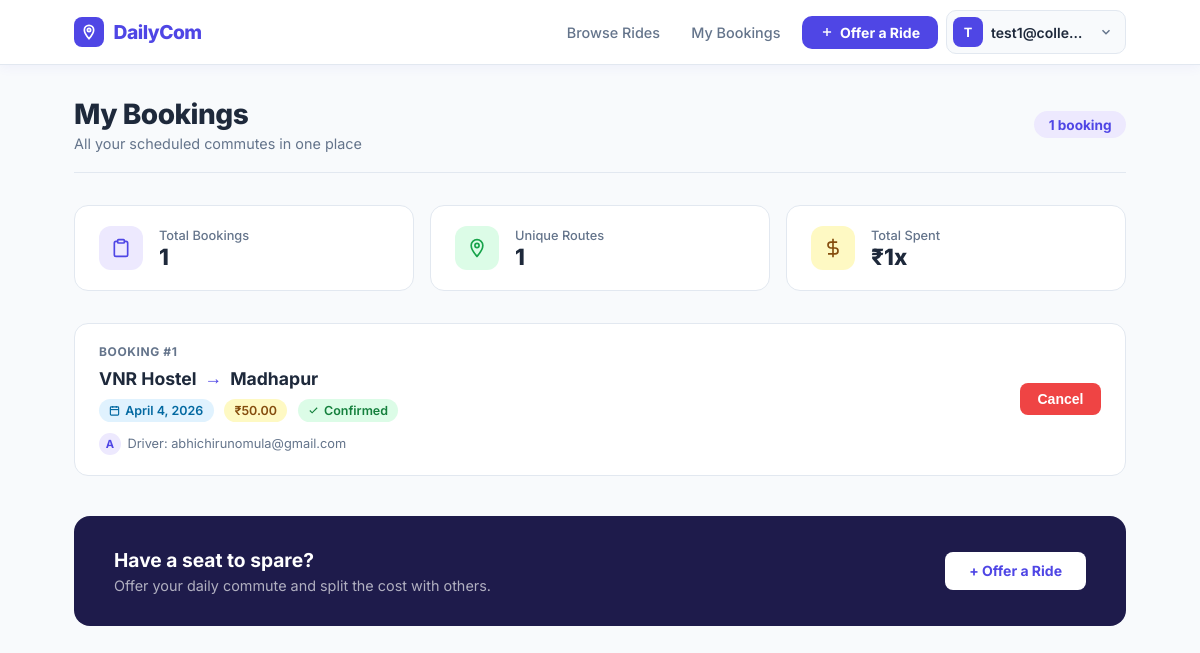
Page /my-bookings/ (signed in) on the committed database.
### rides/models.py (models this page shows, shortened)
class Booking(models.Model):
    ride = models.ForeignKey(Ride, on_delete=models.CASCADE)
    user = models.ForeignKey(User, on_delete=models.CASCADE)
    booked_at = models.DateTimeField(auto_now_add=True)

class Ride(models.Model):
    driver = models.ForeignKey(User, on_delete=models.CASCADE)
    source = models.CharField(max_length=100)
    destination = models.CharField(max_length=100)
    date = models.DateField()
    seats_available = models.IntegerField()
    price = models.DecimalField(max_digits=6, decimal_places=2)

### rides/views.py (the view)
# urls.py: path("my-bookings/", views.my_bookings, name="my_bookings"),
@login_required
def my_bookings(request):
    bookings = Booking.objects.filter(user=request.user)
    return render(request, "my_bookings.html", {
        "bookings": bookings
    })

### templates/my_bookings.html (shortened to what this page needs)
{% extends "base.html" %}
{% block content %}
<div class="mb-header">
  <div class="mb-header-left">
    <h1>My Bookings</h1>
    <p>All your scheduled commutes in one place</p>
  </div>
  {% if bookings %}
  <span class="mb-count-pill">{{ bookings|length }} booking{{ bookings|length|pluralize }}</span>
  {% endif %}
</div>
{% if bookings %}
<div class="mb-stats">
  <div class="mb-stat">
    <div class="mb-stat-icon purple">
      <svg width="20" height="20" viewBox="0 0 24 24" fill="none" stroke="#4f46e5" stroke-width="2"><path d="M16 4h2a2 2 0 0 1 2 2v14a2 2 0 0 1-2 2H6a2 2 0 0 1-2-2V6a2 2 0 0 1 2-2h2"/><rect x="8" y="2" width="8" height="4" rx="1"/></svg>
    </div>
    <div>
      <div class="mb-stat-label">Total Bookings</div>
      <div class="mb-stat-value">{{ bookings|length }}</div>
    </div>
  </div>
  <div class="mb-stat">
    <div class="mb-stat-icon green">
      <svg width="20" height="20" viewBox="0 0 24 24" fill="none" stroke="#16a34a" stroke-width="2"><path d="M12 2C8.13 2 5 5.13 5 9c0 5.25 7 13 7 13s7-7.75 7-13c0-3.87-3.13-7-7-7z"/><circle cx="12" cy="9" r="2.5"/></svg>
    </div>
    <div>
      <div class="mb-stat-label">Unique Routes</div>
      <div class="mb-stat-value">{{ bookings|length }}</div>
    </div>
  </div>
  <div class="mb-stat">
    <div class="mb-stat-icon amber">
      <svg width="20" height="20" viewBox="0 0 24 24" fill="none" stroke="#854d0e" stroke-width="2"><line x1="12" y1="1" x2="12" y2="23"/><path d="M17 5H9.5a3.5 3.5 0 0 0 0 7h5a3.5 3.5 0 0 1 0 7H6"/></svg>
    </div>
    <div>
      <div class="mb-stat-label">Total Spent</div>
      <div class="mb-stat-value">₹{% with total=0 %}{% for b in bookings %}{% endfor %}{{ bookings|length }}x{% endwith %}</div>
    </div>
  </div>
</div>
<div class="mb-list">
  {% for booking in bookings %}
  <div class="mb-card">
    <div class="mb-card-left">
      <div class="mb-card-number">Booking #{{ forloop.counter }}</div>
      <div class="mb-route">
        {{ booking.ride.source }}
        <span class="mb-route-arrow">→</span>
        {{ booking.ride.destination }}
      </div>
      <div class="mb-meta">
        <span class="mb-badge mb-badge-date">
          <svg width="11" height="11" viewBox="0 0 24 24" fill="none" stroke="currentColor" stroke-width="2.5"><rect x="3" y="4" width="18" height="18" rx="2"/><line x1="16" y1="2" x2="16" y2="6"/><line x1="8" y1="2" x2="8" y2="6"/><line x1="3" y1="10" x2="21" y2="10"/></svg>
          {{ booking.ride.date }}
        </span>
        <span class="mb-badge mb-badge-price">
          ₹{{ booking.ride.price }}
        </span>
        <span class="mb-badge mb-badge-status-booked">
          <svg width="11" height="11" viewBox="0 0 24 24" fill="none" stroke="currentColor" stroke-width="2.5"><polyline points="20 6 9 17 4 12"/></svg>
          Confirmed
        </span>
      </div>
      <div class="mb-driver">
        <span class="mb-driver-avatar">{{ booking.ride.driver.username|first|upper }}</span>
        Driver: {{ booking.ride.driver.username }}
      </div>
    </div>
    <div class="mb-card-action">
      <form method="POST" action="{% url 'cancel_booking' booking.id %}">
        <button type="submit" class="btn btn-danger"
          onclick="return confirm('Cancel this booking?')">
          Cancel
        </button>
      </form>
    </div>
  </div>
  {% endfor %}
</div>
{% endif %}
<div class="mb-cta">
  <div>
    <h3>Have a seat to spare?</h3>
    <p>Offer your daily commute and split the cost with others.</p>
  </div>
  <a href="{% url 'create_ride' %}" class="btn btn-white" style="padding:.65rem 1.5rem;">+ Offer a Ride</a>
</div>
{% endblock %}

### templates/base.html (shortened to what this page needs)
{% load static %}
<!DOCTYPE html>
<html>
<head>
  <link rel="stylesheet" href="{% static 'css/style.css' %}">
</head>
<body>
<nav class="dc-nav">
  <div class="dc-nav-inner">
    <a href="{% url 'home' %}" class="dc-nav-brand">
      <div class="dc-nav-brand-icon">
        <svg width="16" height="16" viewBox="0 0 24 24" fill="none" stroke="#fff" stroke-width="2.5">
          <path d="M12 2C8.13 2 5 5.13 5 9c0 5.25 7 13 7 13s7-7.75 7-13c0-3.87-3.13-7-7-7z"/>
          <circle cx="12" cy="9" r="2.5"/>
        </svg>
      </div>
      DailyCom
    </a>
    {% if user.is_authenticated %}
    <div class="dc-nav-links">
      <a href="{% url 'home' %}" class="dc-nav-link">Browse Rides</a>
      <a href="{% url 'my_bookings' %}" class="dc-nav-link">My Bookings</a>
      <a href="{% url 'create_ride' %}" class="dc-nav-cta">
        <svg width="14" height="14" viewBox="0 0 24 24" fill="none" stroke="currentColor" stroke-width="2.5"><line x1="12" y1="5" x2="12" y2="19"/><line x1="5" y1="12" x2="19" y2="12"/></svg>
        Offer a Ride
      </a>
      <div class="dc-user-menu" id="userMenu">
        <button class="dc-user-btn" id="userBtn" onclick="toggleUserMenu()">
          <div class="dc-user-avatar">{{ user.username|first|upper }}</div>
          <span class="dc-user-name">{{ user.username }}</span>
          <svg width="14" height="14" viewBox="0 0 24 24" fill="none" stroke="currentColor" stroke-width="2.5" class="dc-chevron"><polyline points="6 9 12 15 18 9"/></svg>
        </button>
      </div>
    </div>
    {% endif %}
  </div>
</nav>
<div class="container">
  {% block content %}{% endblock %}
</div>
</body>
</html>

### static/css/style.css (style rules this page uses)
*, *::before, *::after { box-sizing: border-box; margin: 0; padding: 0; }
:root { --primary: #4f46e5; --primary-dk: #3730a3; --accent: #06b6d4; --bg: #f8fafc; --surface: #ffffff; --border: #e2e8f0; --text: #1e293b; --muted: #64748b; --danger: #ef4444; --success: #22c55e; --radius: 12px; --shadow: 0 4px 24px rgba(79, 70, 229, .08); }
body { font-family: 'Inter', sans-serif; background: var(--bg); color: var(--text); min-height: 100vh; }
a { color: var(--primary); text-decoration: none; }
nav { background: var(--surface); border-bottom: 1px solid var(--border); box-shadow: 0 1px 6px rgba(0, 0, 0, .06); position: sticky; top: 0; z-index: 100; }
.container { max-width: 1100px; margin: 2rem auto; padding: 0 1.5rem; }
.btn { display: inline-block; padding: .5rem 1.1rem; border-radius: 8px; font-size: .875rem; font-weight: 600; cursor: pointer; transition: background .15s, transform .1s; border: none; text-decoration: none; }
.btn-danger { background: var(--danger); color: #fff; }

### templates/my_bookings.html (style rules this page uses)
.mb-header { display: flex; align-items: center; justify-content: space-between; margin-bottom: 2rem; padding-bottom: 1.25rem; border-bottom: 1.5px solid var(--border); flex-wrap: wrap; gap: 1rem; }
.mb-header-left h1 { font-size: 1.75rem; font-weight: 800; color: var(--text); letter-spacing: -.5px; margin-bottom: .25rem; }
.mb-header-left p { font-size: .9rem; color: var(--muted); }
.mb-count-pill { background: #ede9fe; color: var(--primary); font-size: .85rem; font-weight: 700; padding: .35rem .9rem; border-radius: 999px; }
.mb-stats { display: grid; grid-template-columns: repeat(3, 1fr); gap: 1rem; margin-bottom: 2rem; }
.mb-stat { background: #fff; border: 1px solid var(--border); border-radius: 14px; padding: 1.25rem 1.5rem; display: flex; align-items: center; gap: 1rem; }
.mb-stat-icon { width: 44px; height: 44px; border-radius: 12px; display: flex; align-items: center; justify-content: center; flex-shrink: 0; }
.mb-stat-icon.purple { background: #ede9fe; }
.mb-stat-icon.green { background: #dcfce7; }
.mb-stat-icon.amber { background: #fef9c3; }
.mb-stat-label { font-size: .8rem; color: var(--muted); font-weight: 500; margin-bottom: .2rem; }
.mb-stat-value { font-size: 1.4rem; font-weight: 800; color: var(--text); line-height: 1; }
.mb-list { display: flex; flex-direction: column; gap: 1rem; }
.mb-card { background: #fff; border: 1px solid var(--border); border-radius: 14px; padding: 1.25rem 1.5rem; display: flex; align-items: center; justify-content: space-between; gap: 1rem; flex-wrap: wrap; transition: box-shadow .15s, transform .15s; }
.mb-card-left { flex: 1; min-width: 200px; }
.mb-card-number { font-size: .75rem; font-weight: 700; color: var(--muted); text-transform: uppercase; letter-spacing: .05em; margin-bottom: .5rem; }
.mb-route { font-size: 1.1rem; font-weight: 700; color: var(--text); display: flex; align-items: center; gap: .5rem; margin-bottom: .65rem; }
.mb-route-arrow { color: var(--primary); }
.mb-meta { display: flex; flex-wrap: wrap; gap: .4rem .65rem; align-items: center; }
.mb-badge { display: inline-flex; align-items: center; gap: .3rem; font-size: .78rem; font-weight: 600; padding: .25rem .65rem; border-radius: 999px; }
.mb-badge-date { background: #e0f2fe; color: #0369a1; }
.mb-badge-price { background: #fef9c3; color: #854d0e; }
.mb-badge-status-booked { background: #dcfce7; color: #15803d; }
.mb-driver { margin-top: .65rem; font-size: .8rem; color: var(--muted); display: flex; align-items: center; gap: .4rem; }
.mb-driver-avatar { width: 22px; height: 22px; border-radius: 50%; background: #ede9fe; color: var(--primary); font-size: .7rem; font-weight: 700; display: inline-flex; align-items: center; justify-content: center; }
.mb-card-action { flex-shrink: 0; }
.mb-cta { background: #1e1b4b; border-radius: 16px; padding: 2rem 2.5rem; display: flex; align-items: center; justify-content: space-between; gap: 1.5rem; margin-top: 2.5rem; flex-wrap: wrap; }
.mb-cta h3 { font-size: 1.2rem; font-weight: 700; color: #fff; margin-bottom: .3rem; }
.mb-cta p { font-size: .9rem; color: rgba(255,255,255,.65); }
.btn-white { background: #fff; color: var(--primary); font-weight: 700; white-space: nowrap; }

### rows in the picture
Booking: ride.source "VNR Hostel", ride.destination "Madhapur", ride "April 4, 2026", ride.price "50.00", ride.driver.username|first "A", ride.driver.username "abhichirunomula@gmail.com"

### other values in the picture
{{ user.username|first|upper }} "T"
{{ user.username }} "test1@colle…"
{{ bookings|length }} "1"
